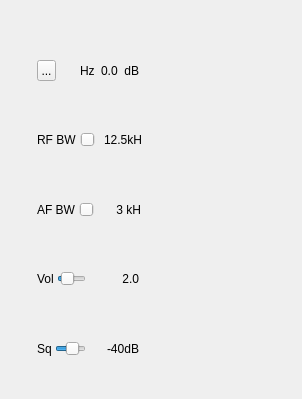
<?xml version="1.0" encoding="UTF-8"?>
<ui version="4.0">
 <class>WFMDemodGUI</class>
 <widget class="RollupWidget" name="WFMDemodGUI">
  <property name="geometry">
   <rect>
    <x>0</x>
    <y>0</y>
    <width>302</width>
    <height>399</height>
   </rect>
  </property>
  <property name="windowTitle">
   <string>WFM Demodulator</string>
  </property>
  <widget class="QWidget" name="settingsContainer" native="true">
   <property name="geometry">
    <rect>
     <x>35</x>
     <y>35</y>
     <width>106</width>
     <height>349</height>
    </rect>
   </property>
   <property name="windowTitle">
    <string>Settings</string>
   </property>
   <layout class="QVBoxLayout" name="verticalLayout">
    <property name="spacing">
     <number>3</number>
    </property>
    <property name="leftMargin">
     <number>2</number>
    </property>
    <property name="topMargin">
     <number>2</number>
    </property>
    <property name="rightMargin">
     <number>2</number>
    </property>
    <property name="bottomMargin">
     <number>2</number>
    </property>
    <item>
     <layout class="QHBoxLayout" name="deltaFreqiencyLayout">
      <item>
       <widget class="QToolButton" name="deltaMinus">
        <property name="text">
         <string>...</string>
        </property>
        <property name="icon">
         <iconset>
          <selectedoff>:/plus.png</selectedoff>
          <selectedon>:/minus.png</selectedon>
         </iconset>
        </property>
        <property name="checkable">
         <bool>true</bool>
        </property>
       </widget>
      </item>
      <item>
       <widget class="ValueDial" name="deltaFrequency" native="true">
        <property name="sizePolicy">
         <sizepolicy hsizetype="Maximum" vsizetype="Maximum">
          <horstretch>0</horstretch>
          <verstretch>0</verstretch>
         </sizepolicy>
        </property>
        <property name="minimumSize">
         <size>
          <width>32</width>
          <height>16</height>
         </size>
        </property>
        <property name="font">
         <font>
          <family>Monospace</family>
          <pointsize>12</pointsize>
         </font>
        </property>
        <property name="cursor">
         <cursorShape>SizeVerCursor</cursorShape>
        </property>
        <property name="focusPolicy">
         <enum>Qt::StrongFocus</enum>
        </property>
        <property name="toolTip">
         <string>Demod shift frequency from center in Hz</string>
        </property>
       </widget>
      </item>
      <item>
       <widget class="QLabel" name="deltaUnits">
        <property name="text">
         <string>Hz </string>
        </property>
       </widget>
      </item>
      <item>
       <widget class="QLabel" name="channelPower">
        <property name="toolTip">
         <string>Channel power</string>
        </property>
        <property name="layoutDirection">
         <enum>Qt::RightToLeft</enum>
        </property>
        <property name="text">
         <string>0.0</string>
        </property>
       </widget>
      </item>
      <item>
       <widget class="QLabel" name="channelPowerUnits">
        <property name="text">
         <string> dB</string>
        </property>
       </widget>
      </item>
     </layout>
    </item>
    <item>
     <layout class="QHBoxLayout" name="rfBandwidthLayout">
      <item>
       <widget class="QLabel" name="label">
        <property name="text">
         <string>RF BW</string>
        </property>
       </widget>
      </item>
      <item>
       <widget class="QSlider" name="rfBW">
        <property name="maximum">
         <number>8</number>
        </property>
        <property name="pageStep">
         <number>1</number>
        </property>
        <property name="value">
         <number>4</number>
        </property>
        <property name="orientation">
         <enum>Qt::Horizontal</enum>
        </property>
       </widget>
      </item>
      <item>
       <widget class="QLabel" name="rfBWText">
        <property name="minimumSize">
         <size>
          <width>50</width>
          <height>0</height>
         </size>
        </property>
        <property name="text">
         <string>12.5kHz</string>
        </property>
        <property name="alignment">
         <set>Qt::AlignRight|Qt::AlignTrailing|Qt::AlignVCenter</set>
        </property>
       </widget>
      </item>
     </layout>
    </item>
    <item>
     <layout class="QHBoxLayout" name="afBandwidthLayout">
      <item>
       <widget class="QLabel" name="label_2">
        <property name="text">
         <string>AF BW</string>
        </property>
       </widget>
      </item>
      <item>
       <widget class="QSlider" name="afBW">
        <property name="minimum">
         <number>1</number>
        </property>
        <property name="maximum">
         <number>20</number>
        </property>
        <property name="pageStep">
         <number>1</number>
        </property>
        <property name="value">
         <number>3</number>
        </property>
        <property name="orientation">
         <enum>Qt::Horizontal</enum>
        </property>
       </widget>
      </item>
      <item>
       <widget class="QLabel" name="afBWText">
        <property name="minimumSize">
         <size>
          <width>50</width>
          <height>0</height>
         </size>
        </property>
        <property name="text">
         <string>3 kHz</string>
        </property>
        <property name="alignment">
         <set>Qt::AlignRight|Qt::AlignTrailing|Qt::AlignVCenter</set>
        </property>
       </widget>
      </item>
     </layout>
    </item>
    <item>
     <layout class="QHBoxLayout" name="volumeLayout">
      <item>
       <widget class="QLabel" name="label_3">
        <property name="text">
         <string>Vol</string>
        </property>
       </widget>
      </item>
      <item>
       <widget class="QSlider" name="volume">
        <property name="maximum">
         <number>100</number>
        </property>
        <property name="value">
         <number>20</number>
        </property>
        <property name="orientation">
         <enum>Qt::Horizontal</enum>
        </property>
       </widget>
      </item>
      <item>
       <widget class="QLabel" name="volumeText">
        <property name="minimumSize">
         <size>
          <width>50</width>
          <height>0</height>
         </size>
        </property>
        <property name="text">
         <string>2.0</string>
        </property>
        <property name="alignment">
         <set>Qt::AlignRight|Qt::AlignTrailing|Qt::AlignVCenter</set>
        </property>
       </widget>
      </item>
     </layout>
    </item>
    <item>
     <layout class="QHBoxLayout" name="squelchLayout">
      <item>
       <widget class="QLabel" name="label_4">
        <property name="text">
         <string>Sq</string>
        </property>
       </widget>
      </item>
      <item>
       <widget class="QSlider" name="squelch">
        <property name="minimum">
         <number>-100</number>
        </property>
        <property name="maximum">
         <number>0</number>
        </property>
        <property name="value">
         <number>-40</number>
        </property>
        <property name="orientation">
         <enum>Qt::Horizontal</enum>
        </property>
       </widget>
      </item>
      <item>
       <widget class="QLabel" name="squelchText">
        <property name="minimumSize">
         <size>
          <width>50</width>
          <height>0</height>
         </size>
        </property>
        <property name="text">
         <string>-40dB</string>
        </property>
        <property name="alignment">
         <set>Qt::AlignRight|Qt::AlignTrailing|Qt::AlignVCenter</set>
        </property>
       </widget>
      </item>
     </layout>
    </item>
   </layout>
  </widget>
 </widget>
 <customwidgets>
  <customwidget>
   <class>RollupWidget</class>
   <extends>QWidget</extends>
   <header>gui/rollupwidget.h</header>
   <container>1</container>
  </customwidget>
  <customwidget>
   <class>ValueDial</class>
   <extends>QWidget</extends>
   <header>gui/valuedial.h</header>
   <container>1</container>
  </customwidget>
 </customwidgets>
 <resources>
  <include location="../../../sdrbase/resources/res.qrc"/>
 </resources>
 <connections/>
</ui>
